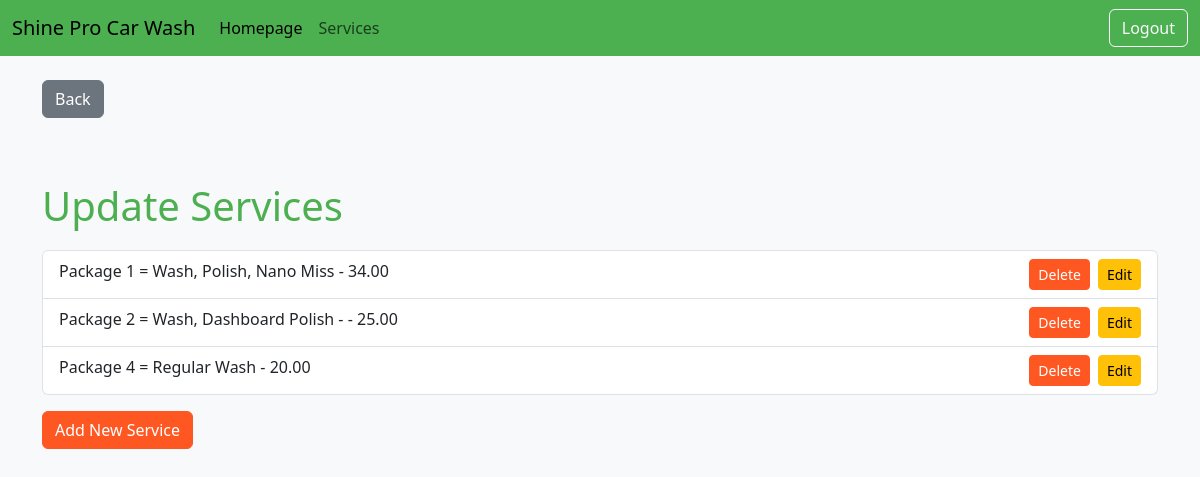
Page /Staff/1/updateService on the committed database.
### carwash/models.py (models this page shows)
class Service(models.Model):
    service_id = models.AutoField(primary_key=True)
    service_name = models.CharField(max_length=100)
    price = models.DecimalField(max_digits=10, decimal_places=2)

### carwash/views.py (the view, shortened to what this page needs)
# urls.py: path('Staff/<str:user_id>/updateService', views.update_service, name='update_service'),
@csrf_exempt  # Use with caution; remove in production and handle CSRF properly
def  update_service(request, user_id):
    userDetails = User.objects.get(user_id=user_id)
    services = Service.objects.all().values()
    context = {
        "userDetails": userDetails,
        "Allservices": services,
    }
    return render(request, 'carwash/update_service.html', context)

### carwash/templates/carwash/update_service.html (shortened to what this page needs)
<!DOCTYPE html>
<html lang="en">
<head>
    <link href="https://cdn.jsdelivr.net/npm/bootstrap@5.3.0-alpha3/dist/css/bootstrap.min.css" rel="stylesheet">
</head>
<body>
    <nav class="navbar navbar-expand-lg ">
        <div class="container-fluid">
            <a class="navbar-brand" href="#">Shine Pro Car Wash </a>
            <div class="collapse navbar-collapse" id="navbarNav">
                <ul class="navbar-nav me-auto mb-2 mb-lg-0">
                    <li class="nav-item">
                        <a class="nav-link active" aria-current="page" href="#">Homepage</a>
                    </li>
                    <li class="nav-item">
                        <a class="nav-link" href="#">Services</a>
                    </li>
                </ul>
                <a class="btn btn-outline-light" href="{% url 'logout' %}">Logout</a>
            </div>
        </div>
    </nav>
    <div class="container mt-4">
        <button class="btn btn-secondary mb-3" onclick="history.back()">Back</button>
    </div>
    <div class="container mt-5">
        <h1>Update Services</h1>
        <ul class="list-group" id="service-list">
            {% for service in Allservices %}
                <li class="list-group-item" data-service-id="{{ service.service_id }}">
                    <span class="service-name">{{ service.service_name }}</span> - <span class="service-price">{{ service.price }}</span>
                    <a href="{% url 'edit_service' service.service_id %}" class="btn btn-warning btn-sm float-end">Edit</a>
                    <button class="btn btn-danger btn-sm float-end me-2 delete-button" data-id="{{ service.service_id }}">Delete</button>
                </li>
            {% endfor %}
        </ul>
        <button class="btn btn-primary mt-3" data-bs-toggle="modal" data-bs-target="#addServiceModal">Add New Service</button>
    </div>
</body>
</html>

### carwash/templates/carwash/update_service.html (style rules this page uses)
body { background-color: #f8f9fa; }
.navbar { background-color: #4CAF50; }
.btn-primary { background-color: #FF5722; border-color: #FF5722; }
.btn-danger { background-color: #FF5722; border-color: #FF5722; }
h1 { color: #4CAF50; margin-bottom: 20px; }
.list-group-item { transition: background-color 0.3s ease; }

### rows in the picture
Service: service_name "Package 1 = Wash, Polish, Nano Miss", price "34.00"
Service: service_name "Package 2 = Wash, Dashboard Polish -", price "25.00"
Service: service_name "Package 4 = Regular Wash", price "20.00"
